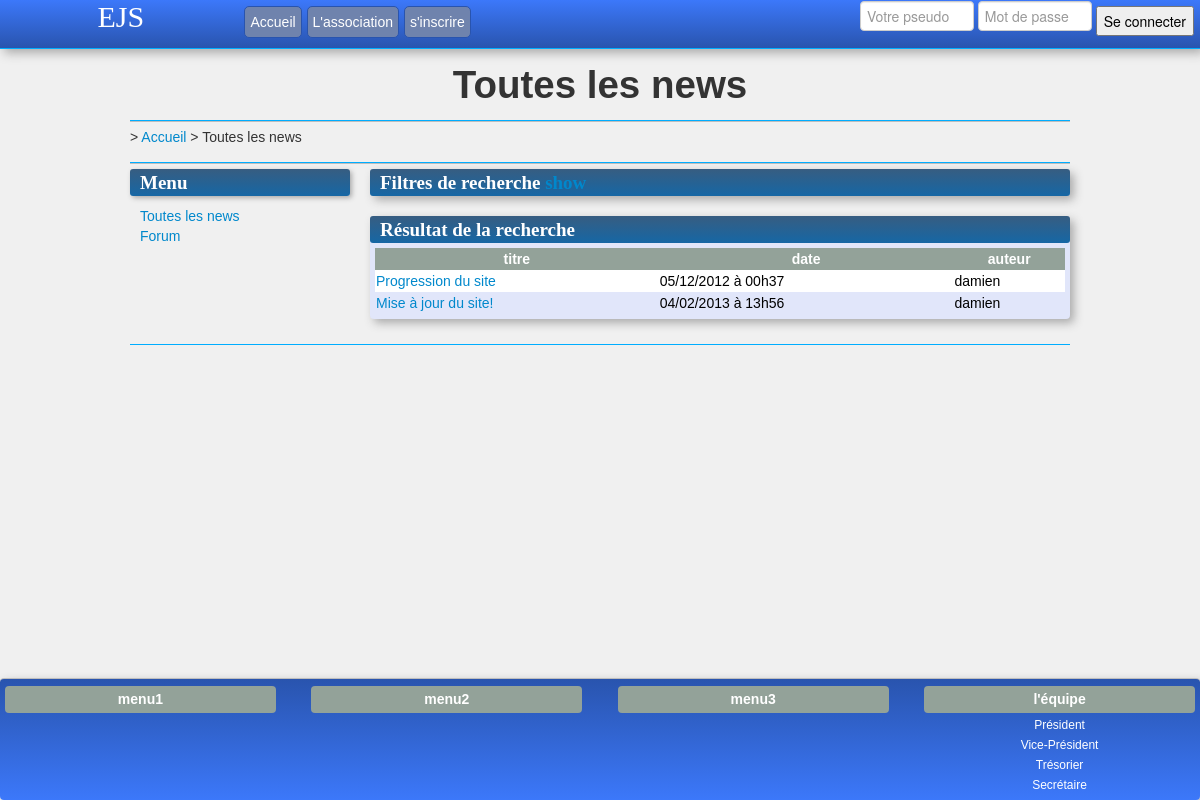
Screenshot of /accueil/archive_news with the database file from the repository.
### tables this page shows
CREATE TABLE IF NOT EXISTS `newsletter` (
  `nl_id` int(11) NOT NULL AUTO_INCREMENT,
  `nl_title` varchar(50) NOT NULL,
  `nl_text` text NOT NULL,
  `nl_date` datetime NOT NULL,
  `nl_us_id` int(11) NOT NULL,
  PRIMARY KEY (`nl_id`),
  KEY `nl_us_id` (`nl_us_id`)
);

CREATE TABLE IF NOT EXISTS `user` (
  `us_id` int(11) NOT NULL AUTO_INCREMENT,
  `us_pseudo` varchar(25) NOT NULL,
  `us_first_name` varchar(50) NOT NULL,
  `us_last_name` varchar(50) NOT NULL,
  `us_mail` varchar(100) NOT NULL,
  `us_phone` varchar(50) NOT NULL,
  `us_date` datetime NOT NULL,
  `us_ut_id` int(11) NOT NULL,
  `us_psw_id` int(11) NOT NULL,
  `us_picture` varchar(50) NOT NULL DEFAULT 'defaut.png',
  `us_visible` tinyint(4) NOT NULL DEFAULT '1',
  PRIMARY KEY (`us_id`),
  UNIQUE KEY `us_pseudo` (`us_pseudo`),
  KEY `us_ut_id` (`us_ut_id`),
  KEY `us_psw_id` (`us_psw_id`)
);

### www/controllers/accueil.php (called while the page is built, shortened)
<?php
class Accueil extends Controller{
	public function archive_news(){
		$filtre['key_word'] = "";
		$filtre['year'] = 0;
		$filtre['month'] = 0;
		$filtre['day'] = 0;
		$filtre['author'] = "";
		$filtre['page'] = 0;
		$filtre['order'] = 0;
		$data['data'] = $this->NewsLetter->getNewsFilter($filtre, $this->connection);
		$this->render("archive");
	}
}

### www/models/newsletter.php (called while the page is built, shortened)
<?php
class NewsLetter{
	public function getNewsFilter($filtre, $connection){
		$where = "where true ";
		$nbr_ligne_par_page = 20;
		$page = $filtre['page'];
		$url = "accueil/archive_news?";
		if($filtre['year'] > 0){
			$url .= "&sy=".$filtre['year'];
			$where .= "and year(nl_date) = ".$filtre['year']." ";
		}else{
			$url .= "&sy=0";
		}
		if($filtre['month'] > 0){
			$url .= "&sm=".$filtre['month'];
			$where .= "and month(nl_date) = ".$filtre['month']." ";
		}else{
			$url .= "&sm=0";
		}
		if($filtre['day'] > 0){
			$url .= "&sd=".$filtre['day'];
			$where .= "and dayofmonth(nl_date) = ".$filtre['day']." ";
		}else{
			$url .= "&sd=0";
		}
		if(strlen($filtre['author']) > 0){
			$url .= "&sa=".$filtre['author'];
			$where .= "and us_pseudo = '".$filtre['author']."' ";
		}else{
			$url .= "&sa=";
		}
		$request = 	"select nl_id, nl_title, nl_date, us_id, us_pseudo ".
					"from newsletter inner join user on nl_us_id = us_id ".
					$where;
		$result = $connection->directSelect($request);
		$list_news = array();
		$counter = 0;
		while ($tuple = $result->fetch()){
			if($counter >= ($page * $nbr_ligne_par_page) && $counter < (($page + 1) * $nbr_ligne_par_page)){
				$raw_date = date($tuple['nl_date']);
				$date_elem = explode(" ", $raw_date);
				$date = explode("-", $date_elem[0]);
				$time = explode(":", $date_elem[1]);
				$date = $date[2]."/".$date[1]."/".$date[0]." à ".$time[0]."h".$time[1];
				$list_news[] = array(
						'title' => $tuple['nl_title'],
						'date' => $date,
						'author' => $tuple['us_pseudo'],
						'user_id' => $tuple['us_id'],
						'news_id' => $tuple['nl_id'],
				);
			}
			$counter++;
		}
		$data = array();
		$info = array();
		$info['count'] = (int) ($counter / $nbr_ligne_par_page);
		if($counter % $nbr_ligne_par_page > 0) $info['count']++;
		$info['position'] = $page;
		$info['url'] = $url;
		$data['list'] = $list_news;
		$data['nav_tab'] = $info;
		return $data;
	}
}

### www/core/connection.php (called while the page is built, shortened)
<?php
class Connection {
	private $dns;
	private $nom_bd;
	private $login;
	private $pass;
	private $connexion;
	public function __construct($dns, $nom_bd, $login, $pass, $debug) {
		$this->dns = $dns;
		$this->nom_bd = $nom_bd;
		$this->login = $login;
		$this->pass = $pass;
		$this->mode_debug = $debug;
	}
	public function connect() {
		try {
			$pdo_options[PDO::ATTR_ERRMODE] = PDO::ERRMODE_EXCEPTION;
			$this->connexion = new PDO('mysql:host='.$this->dns.';dbname='.$this->nom_bd, $this->login, $this->pass , $pdo_options);
		} catch (Exception $e) {
			die('Erreur : ' . $e->getMessage());
		}
	}
	private function doQuery($query) {
		return $this->connexion->query($query);
	}
	public function directSelect($q) {
		return $this->doQuery($q);
	}
}

### www/views/accueil/archive.php (the view, shortened to what this page needs)
<div class="row-fluid">
	<div class="span12">
		<h1>Toutes les news</h1>
	</div>
</div>
<div class="row-fluid">
	<div class="span12">
		&gt; <a href="<?php echo WEBROOT; ?>accueil/bonjour">Accueil</a> &gt; Toutes les news
	</div>
</div>
<div class="row-fluid">
	<div class="span3">
		<?php
			include("./views/accueil/menu.php");
		?>
	</div>
	<div class="span9">
		<div class="subBody">
			<div class="subBodyTitle">
				<h2>Filtres de recherche <a href="#" id="b_filtre">show</a></h2>
			</div>
		</div>
		<div class="subBody">
			<div class="subBodyTitle">
				<h2>Résultat de la recherche</h2>
			</div>
			<div class="subBodyContent">
				<?php
				$news = $data['list'];
				if(count($news) > 0){
				?>
				<table>
					<tbody>
						<tr class="line_header">
							<th>titre</th><th>date</th><th>auteur</th>
						</tr>
						<?php
							$count = 0;
							foreach ($news as $line){
								$count++;
						?>
							<tr class="line_<?php echo ($count % 2);?>">
								<td><a href="<?php echo WEBROOT; ?>accueil/news/<?php echo $line['news_id'];?>"><?php echo $line['title']; ?></a></td>
								<td><?php echo $line['date']; ?></td>
								<td><?php echo $line['author']; ?></td>
							</tr>
						<?php
							}
						?>
					</tbody>
				</table>
				<?php
				}else{
				?>
				Désolé, mais votre recherche n'a rien retourné...
				<?php
				}
				?>
			</div>
		</div>
	</div>
</div>

### www/css/global.css (style rules this page uses)
html { height: 100%; }
body { height: 100%; background-color: #F0F0F0; font-family: helvetica; }
[class*="span"] { margin-top: 5px; margin-bottom: 5px; }
table { width: 100% }
h1 { text-align: center; }
h2 { font-size : 20 px; font-family : palatino linotype; margin : 0 px; }
div.container .row-fluid { border-top: solid 1px #BEBEBE; border-bottom: solid 1px #00ADFF; }

### www/css/subbodyglobal.css (style rules this page uses)
.subBody { background-color: #E1E6FA; border-radius: 4px 4px 4px 4px; margin-bottom : 20px; box-shadow: 4px 4px 10px #aaa; }
div.subBodyTitle { border-radius: 3px 3px 3px 3px; background: -webkit-linear-gradient(top, #375D81 0%, #1667A5 100%); background: -moz-linear-gradient(top, #375D81 0%, #1667A5 100%); background: -ms-linear-gradient(top, #375D81 0%, #1667A5 100%); background: -o-linear-gradient(top, #375D81 0%, #1667A5 100%); background: linear-gradient(top, #375D81 0%, #1667A5 100%); }
.subBodyContent { padding: 5px; }
div.subBodyTitle h2 { margin : 0px; margin-left : 10px; color : white; font-size : 19px; line-height : 27px; }

### www/css/table.css (style rules this page uses)
.line_0 { color: black; background-color: #e1e6fa; }
.line_1 { color: black; background-color: white; }
.line_header { color: white; background-color: #93A299; }

### rows the page displays
newsletter: nl_title "Progression du site", date "05/12/2012 à 00h37", user.us_pseudo "damien"
newsletter: nl_title "Mise à jour du site!", date "04/02/2013 à 13h56", user.us_pseudo "damien"
